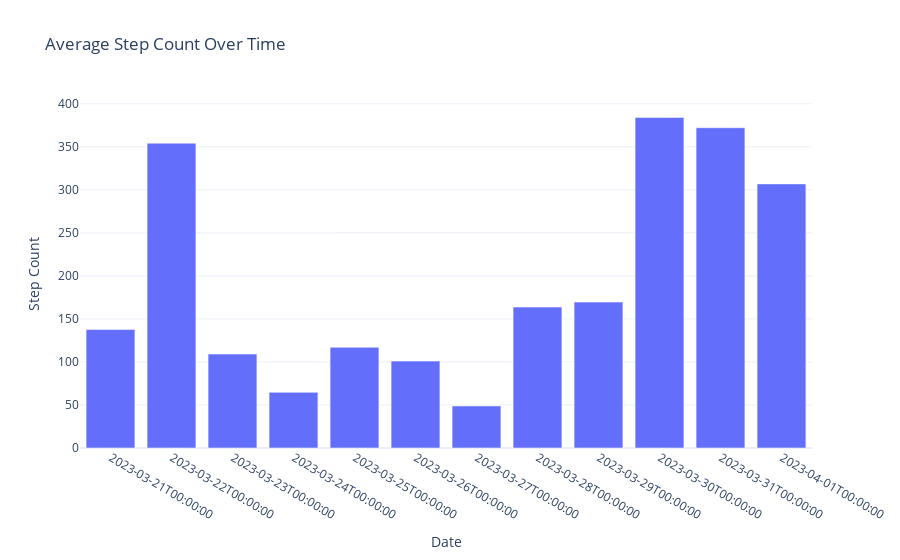

Write notebook code for a chart like this one.
### Code cell
avg_step_count_per_day = df.groupby("Date")["Step Count"].mean().reset_index()

fig = px.bar(avg_step_count_per_day, x = "Date", y="Step Count", title = "Average Step Count Over Time")
fig.update_xaxes(type='category')
              
fig.show()

### Figure 1 — Plotly figure (JSON) as saved in the notebook; plotly's stock layout.template omitted (floating-point values rounded to 4 significant figures)
{"data": [{"alignmentgroup": "True", "hovertemplate": "Date=%{x}<br>Step Count=%{y}<extra></extra>", "legendgroup": "", "marker": {"color": "#636efa", "pattern": {"shape": ""}}, "name": "", "offsetgroup": "", "orientation": "v", "showlegend": false, "textposition": "auto", "type": "bar", "x": ["2023-03-21T00:00:00", "2023-03-22T00:00:00", "2023-03-23T00:00:00", "2023-03-24T00:00:00", "2023-03-25T00:00:00", "2023-03-26T00:00:00", "2023-03-27T00:00:00", "2023-03-28T00:00:00", "2023-03-29T00:00:00", "2023-03-30T00:00:00", "2023-03-31T00:00:00", "2023-04-01T00:00:00"], "xaxis": "x", "y": [137.6, 354.2, 109.1, 64.67, 117, 101, 48.88, 163.8, 169.6, 384.2, 372.2, 306.9], "yaxis": "y"}], "layout": {"barmode": "relative", "legend": {"tracegroupgap": 0}, "title": {"text": "Average Step Count Over Time"}, "xaxis": {"anchor": "y", "domain": [0, 1], "title": {"text": "Date"}, "type": "category"}, "yaxis": {"anchor": "x", "domain": [0, 1], "title": {"text": "Step Count"}}}}
